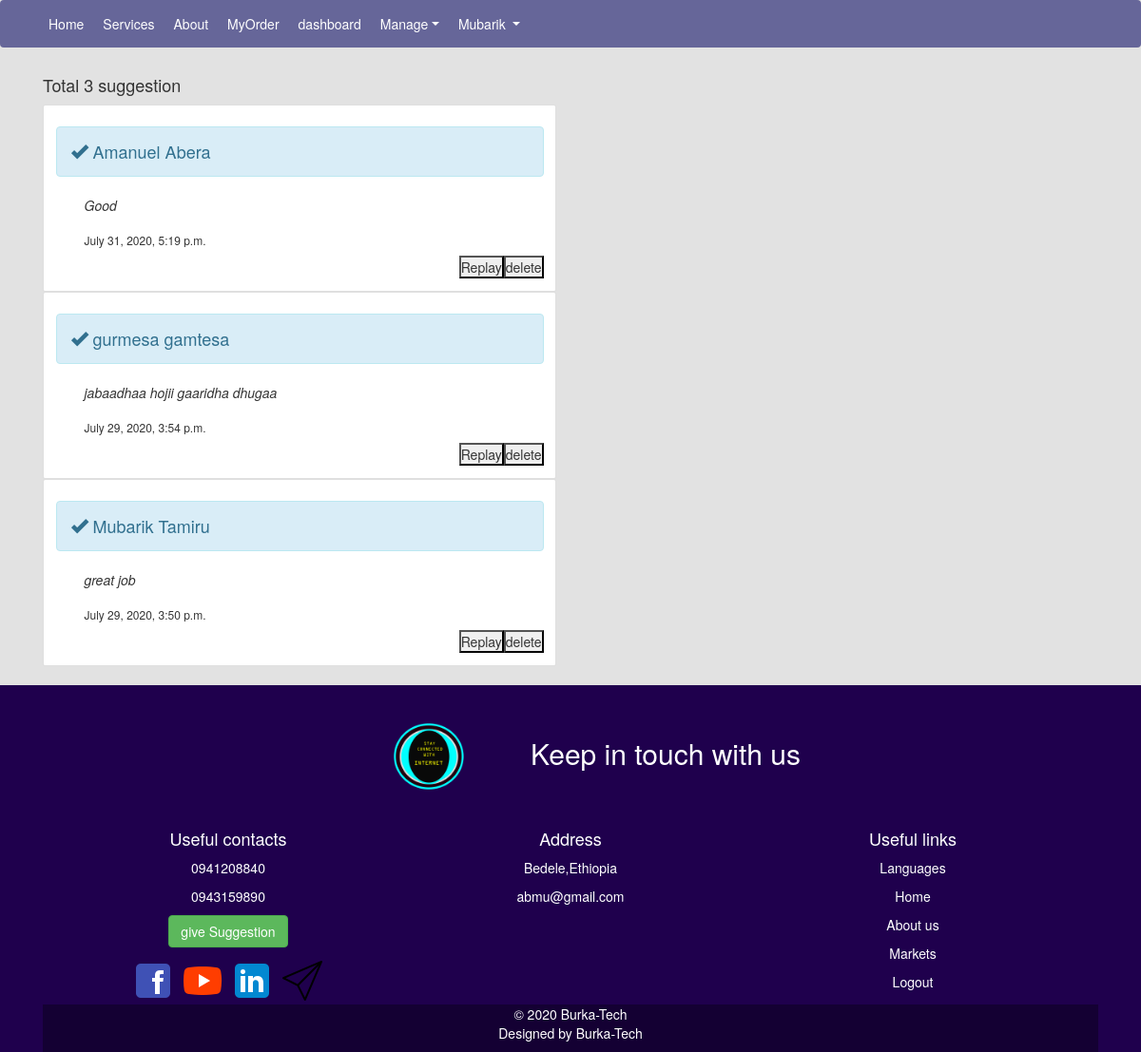
Page /suggestion/view (signed in) on the committed database.
### abmublog/models.py (models this page shows, shortened)
class Suggestion(models.Model):
    user = models.ForeignKey(User, on_delete=models.CASCADE)
    suggestion = models.TextField(max_length=200)
    timestamp = models.DateTimeField(auto_now_add=True)

### abmublog/views.py (the view)
# urls.py: path('suggestion/view',views.SuggestionListView.as_view(),name='view_suggestion'),
class SuggestionListView(ListView):
    model=Suggestion
    template_name = 'abmublog/view_suggestion.html'
    context_object_name = 'suggestion'
    paginate_by = 6
    ordering = ['-timestamp']

### abmublog/templates/abmublog/view_suggestion.html (shortened to what this page needs)
{% extends 'abmublog/base.html' %}
{% load static %}
{% block content %}
 {% if request.user.is_staff %}
<div class="container">
    <div class="row">
        <div class="col-sm-6" style="">
              <h4>Total {{suggestion.count}} suggestion</h4>
            {% for suggest in suggestion %}
               <div class="card card-body">
                  <h4  class="alert alert-info"><span class="glyphicon glyphicon-ok"></span> {{suggest.user.get_full_name}}</h4>
                   <p style="margin-left:30px;"><i>{{suggest.suggestion}}</i></p>
                   <h6 style="margin-left:30px;">{{suggest.timestamp}}</h6>
                    <form method="post" action="">
                       <button style="float:right" type="submit">delete</button>
                    <button style="float:right" type="submit">Replay</button>
                   </form>
               </div>
              {% endfor %}
        </div>
    </div>
</div>
{% endif %}
{% endblock content %}

### abmublog/templates/abmublog/navbar.html (shortened to what this page needs)
<div class="navbar navbar-expand-lg " style="background:#666699">
    <div class="container-fluid">
        <div class="col-md-12">
        <ul>
                <li ><a class=" nav-link" href="{% url 'homepage' %}">Home</a></li>
                <li> <a class="nav-link" href="#service">Services</a></li>
                 <li><a class="nav-link" href="#about">About</a></li>
   {% if user.is_authenticated %}
               <li class="nav-item"><a class="nav-link" href="{% url 'myorder' %}">MyOrder</a></li>
          {% if request.user.is_staff %}
              <li class="nav-item"><a class="nav-link" href="{% url 'dashboard' %}" >dashboard</a></li>
               <li>
                 <a href="#" class=" dropdown-toggle nav-link" data-toggle="dropdown"
                  role="button" aria-haspopup="true" aria-expanded="false">Manage</a>
            </li>
          {% endif %}
             <li>
                 <a href="#" class=" dropdown-toggle nav-link" data-toggle="dropdown"
                  role="button" aria-haspopup="true" aria-expanded="false">{{user.first_name}} </a>
            </li>
          </ul>
  {% endif %}
</div>
</div>
</div>

### abmublog/static/style.css (style rules this page uses)
* { padding: 0; margin: 0; }
ul { list-style-type: none; margin: 0; padding: 0; overflow: hidden; }
ul li { float: left; }
li a { display: block; color: white; text-align: center; text-decoration: none; }

### rows in the picture
Suggestion: user.get_full_name "Amanuel Abera", suggestion "Good", timestamp "July 31, 2020, 5:19 p.m."
Suggestion: user.get_full_name "gurmesa gamtesa", suggestion "jabaadhaa hojii gaaridha dhugaa", timestamp "July 29, 2020, 3:54 p.m."
Suggestion: user.get_full_name "Mubarik Tamiru", suggestion "great job", timestamp "July 29, 2020, 3:50 p.m."

### other values in the picture
{{ user.first_name }} "Mubarik"
{{ suggestion.count }} "3"
